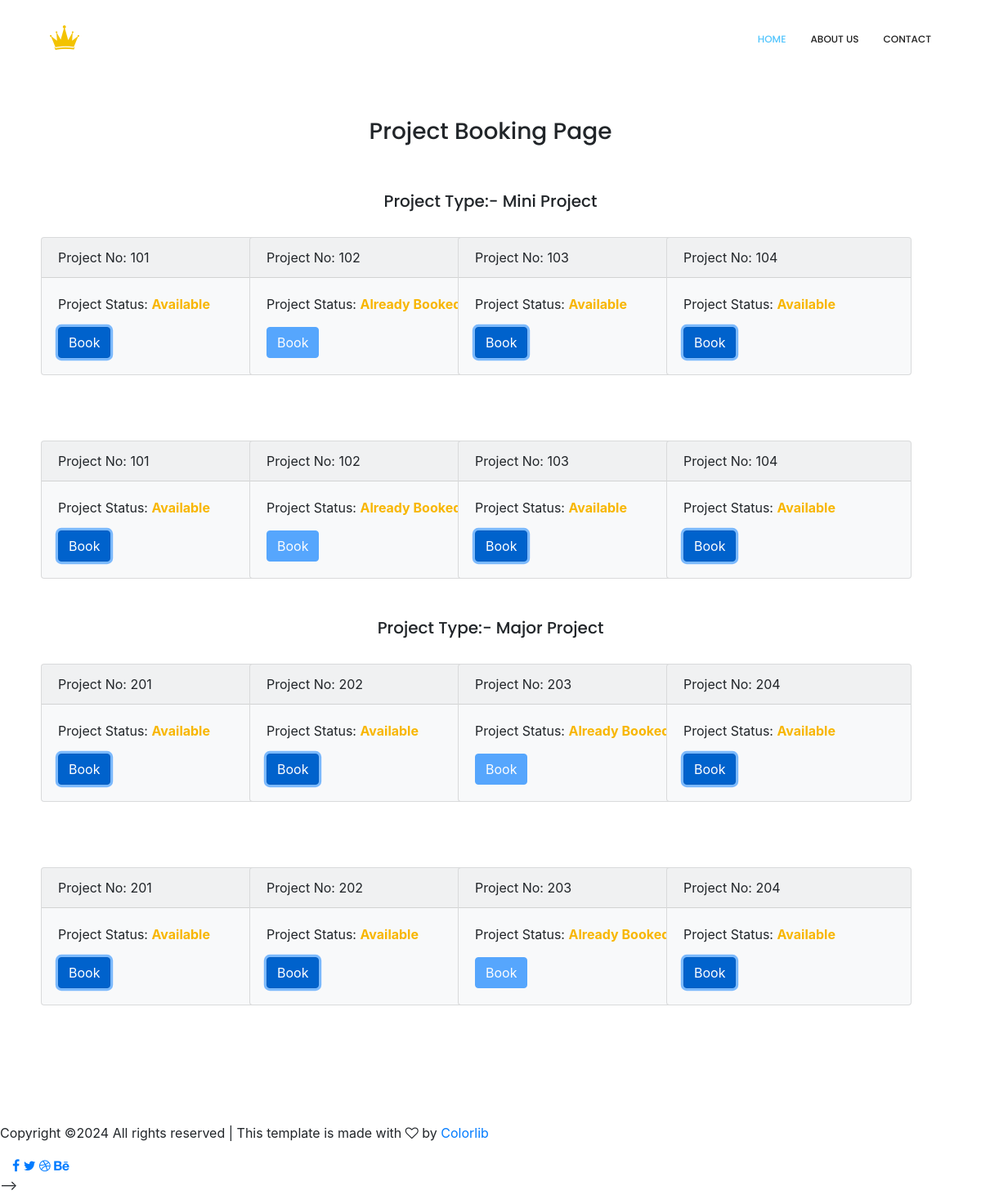
/project.php, run on the app's committed database.
### tables this page shows
CREATE TABLE `mini_project` (
  `s_no` int(11) NOT NULL,
  `project_no` int(11) NOT NULL,
  `holder_name` varchar(100) NOT NULL,
  `holder_id` int(11) NOT NULL,
  `holder_mobile` varchar(100) NOT NULL,
  `project_name` varchar(250) NOT NULL,
   
   
   
   
  `status` int(11) NOT NULL
);

CREATE TABLE `major_project` (
  `s_no` int(11) NOT NULL,
  `project_no` int(11) NOT NULL,
  `holder_name` varchar(100) DEFAULT NULL,
  `holder_id` int(11) DEFAULT NULL,
  `holder_mobile` varchar(100) DEFAULT NULL,
  `project_name` varchar(250) DEFAULT NULL,
   
   
   
   
  `status` int(11) NOT NULL
);

### project.php (the view, shortened to what this page needs)
<!doctype html>
<html lang="en">
    <head>
        <link rel="stylesheet" href="css/bootstrap.css">
        <link rel="stylesheet" href="vendors/linericon/style.css">
        <link rel="stylesheet" href="css/font-awesome.min.css">
        <link rel="stylesheet" href="vendors/owl-carousel/owl.carousel.min.css">
        <link rel="stylesheet" href="vendors/bootstrap-datepicker/bootstrap-datetimepicker.min.css">
        <link rel="stylesheet" href="vendors/nice-select/css/nice-select.css">
        <link rel="stylesheet" href="vendors/owl-carousel/owl.carousel.min.css">
        <link rel="stylesheet" href="css/style.css">
        <link rel="stylesheet" href="css/responsive.css">
        <link rel="stylesheet" type="text/css" href="bootstrap-4.4.1/css/bootstrap.min.css">
    </head>
    <body>
        <header class="header_area">
            <div class="container">
                <nav class="navbar navbar-expand-lg navbar-light">
                    <a class="navbar-brand logo_h" href="index.html"><img src="image/Logo.png" alt=""></a>
                    <div class="collapse navbar-collapse offset" id="navbarSupportedContent">
                        <ul class="nav navbar-nav menu_nav ml-auto">
                            <li class="nav-item active"><a class="nav-link" href="index.html">Home</a></li>
                            <li class="nav-item"><a class="nav-link" href="about.html">About us</a></li>
                            <li class="nav-item"><a class="nav-link" href="contact.html">Contact</a></li>
                        </ul>
                    </div>
                </nav>
            </div>
        </header>
        <br><br><br><br><br><br>
       <div class="row">
       	<div class="col-md-12">
       		<center><h3>Project Booking Page</h3></center>
       	</div>
       </div><br><br>
       <center><h5>Project Type:-  Mini Project</h5></center><br>
        <div class="row">
            <?php
                $connection = mysqli_connect("localhost","root","");
                $query = "select * from mini_project";
                $query_run = mysqli_query($connection,$query);
                while($row = mysqli_fetch_assoc($query_run)){
                    ?>
                        <div class="col-md-2" style="margin-left: 50px;">
                        <div class="card bg-light" style="width: 300px">
                        <div class="card-header">Project No: <?php echo $row["project_no"]?></div>
                        <div class="card-body">
                            <p class="card-text">Project Status: <?php if($row["status"]==0){echo "<b>Available</b>";}else{echo "<b>Already Booked</b>";}?></p>
                            <a href="admin/book_project.php?rn=<?php echo $row['project_no'] . "&rt=a";?>" class="btn btn-primary <?php if($row["status"]==0){echo "active";}else{echo "disabled";}?>" role="button" aria-disabled="<?php if($row['status']==0){echo "false";}else{echo "true";}?>">Book</a>
                        </div>
                    </div>
                    </div>
                    <?php
                }
            ?>
        </div><br><br>
        <center><h5></h5></center><br>
        <div class="row">
            <?php
                $connection = mysqli_connect("localhost","root","");
                $query = "select * from mini_project";
                $query_run = mysqli_query($connection,$query);
                while($row = mysqli_fetch_assoc($query_run)){
                    ?>
                        <div class="col-md-2" style="margin-left: 50px;">
                        <div class="card bg-light" style="width: 300px">
                        <div class="card-header">Project No: <?php echo $row["project_no"]?></div>
                        <div class="card-body">
                            <p class="card-text">Project Status: <?php if($row["status"]==0){echo "<b>Available</b>";}else{echo "<b>Already Booked</b>";}?></p>
                            <a href="admin/book_project.php?rn=<?php echo $row['project_no'] . "&rt=a";?>" class="btn btn-primary <?php if($row["status"]==0){echo "active";}else{echo "disabled";}?>" role="button" aria-disabled="<?php if($row['status']==0){echo "false";}else{echo "true";}?>">Book</a>
                        </div>
                    </div>
                    </div>
                    <?php
                }
            ?>
        </div><br><br>
        <center><h5>Project Type:-  Major Project</h5></center><br>
        <div class="row">
            <?php
                $connection = mysqli_connect("localhost","root","");
                $query = "select * from major_project";
                $query_run = mysqli_query($connection,$query);
                while($row = mysqli_fetch_assoc($query_run)){
                    ?>
                        <div class="col-md-2" style="margin-left: 50px;">
                        <div class="card bg-light" style="width: 300px">
                        <div class="card-header">Project No: <?php echo $row["project_no"]?></div>
                        <div class="card-body">
                            <p class="card-text">Project Status: <?php if($row["status"]==0){echo "<b>Available</b>";}else{echo "<b>Already Booked</b>";}?></p>
                            <a href="admin/book_project.php?rn=<?php echo $row['project_no'] . "&rt=a";?>" class="btn btn-primary <?php if($row["status"]==0){echo "active";}else{echo "disabled";}?>" role="button" aria-disabled="<?php if($row['status']==0){echo "false";}else{echo "true";}?>">Book</a>
                        </div>
                    </div>
                    </div>
                    <?php
                }
            ?>
        </div><br><br>
        <center><h5></h5></center><br>
        <div class="row">
            <?php
                $connection = mysqli_connect("localhost","root","");
                $query = "select * from major_project";
                $query_run = mysqli_query($connection,$query);
                while($row = mysqli_fetch_assoc($query_run)){
                    ?>
                        <div class="col-md-2" style="margin-left: 50px;">
                        <div class="card bg-light" style="width: 300px">
                        <div class="card-header">Project No: <?php echo $row["project_no"]?></div>
                        <div class="card-body">
                            <p class="card-text">Project Status: <?php if($row["status"]==0){echo "<b>Available</b>";}else{echo "<b>Already Booked</b>";}?></p>
                            <a href="admin/book_project.php?rn=<?php echo $row['project_no'] . "&rt=a";?>" class="btn btn-primary <?php if($row["status"]==0){echo "active";}else{echo "disabled";}?>" role="button" aria-disabled="<?php if($row['status']==0){echo "false";}else{echo "true";}?>">Book</a>
                        </div>
                    </div>
                    </div>
                    <?php
                }
            ?>
        </div>
        <br><br><br><br><br><br>
Copyright &copy;<script>document.write(new Date().getFullYear());</script> All rights reserved | This template is made with <i class="fa fa-heart-o" aria-hidden="true"></i> by <a href="https://colorlib.com" target="_blank">Colorlib</a>
                    <div class="col-lg-4 col-sm-12 footer-social">
                        <a href="#"><i class="fa fa-facebook"></i></a>
                        <a href="#"><i class="fa fa-twitter"></i></a>
                        <a href="#"><i class="fa fa-dribbble"></i></a>
                        <a href="#"><i class="fa fa-behance"></i></a>
                    </div>
         -->
    </body>
</html>

### css/style.css (style rules this page uses)
a { text-decoration: none; -webkit-transition: all 0.3s ease-in-out; -o-transition: all 0.3s ease-in-out; transition: all 0.3s ease-in-out; }
body { line-height: 24px; font-size: 14px; font-family: "Poppins", sans-serif; font-weight: 300; color: #777777; }
h1, h2, h3, h4, h5, h6 { font-family: "Poppins", sans-serif; font-weight: 600; }
@media (min-width: 1200px) { .container { max-width: 1170px; } }
.header_area { position: absolute; top: 0; left: 0; width: 100%; z-index: 20; }
.navbar { padding: 0px; border: 0px; border-radius: 0px; }
.navbar { background: #fff; padding: 0px 25px; }
.navbar .logo_h { padding-top: 0px; }
.navbar .menu_nav .nav-item .nav-link { font: 500 12px/80px "Poppins", sans-serif; color: #222222; text-transform: uppercase; padding: 0px; }
.navbar .menu_nav .nav-item .nav-link:after { display: none; }
.navbar .menu_nav .nav-item:hover .nav-link, .navbar .menu_nav .nav-item.active .nav-link { color: #52c5fd; }
.navbar .menu_nav .nav-item + li { margin-left: 30px; }
b, sup, sub, u, del { color: #f8b600; }
h3 { font-size: 24px; }
h5 { font-size: 16px; }
h1, h2, h3, h4, h5, h6 { line-height: 1.5em; }

### project.php (style rules this page uses)
.btn { margin-right: 15px; }

### data on the page
mini_project: project_no "101", status "Available"
mini_project: project_no "102", status "Already Booked"
mini_project: project_no "103", status "Available"
mini_project: project_no "104", status "Available"
major_project: project_no "201", status "Available"
major_project: project_no "202", status "Available"
major_project: project_no "203", status "Already Booked"
major_project: project_no "204", status "Available"
